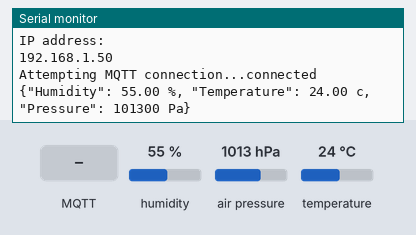
A sketch run on a simulated ESP8266 (NodeMCU). On the bench: the last lines printed to the serial monitor. The inputs (shaded band) are chosen by the test bench; at power-on: humidity 55 %, air pressure 1013 hPa, temperature 24 °C. WiFi joins after 1.5 s; servers stay silent unless stated; random numbers use the default seed unless the sketch sets one; no MQTT or app messages arrive unless stated.

Above: at 2.7 s.
2.8 s: MQTT message "1" arrives on the first subscribed topic
5.0 s: MQTT message "on" arrives on the first subscribed topic
7.1 s: MQTT message "off" arrives on the first subscribed topic
9.1 s: humidity set to 22 %
At 10.4 s:
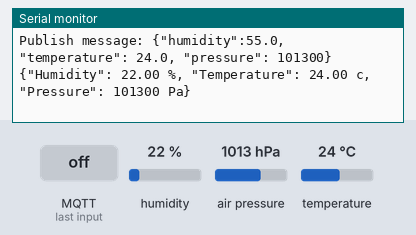
10.6 s: air pressure set to 952 hPa
At 12.0 s:
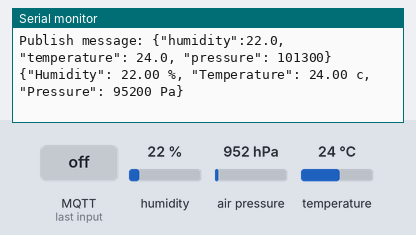
12.1 s: temperature set to 12 °C
At 14.4 s:
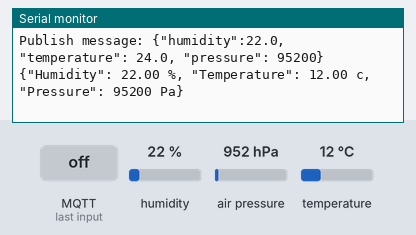

Measured:
- after the input at 9.1 s, the serial monitor: prints a new line after 0.60 s (image 1)
- after the input at 10.6 s, the serial monitor: prints a new line after 1.1 s (image 2)
- after the input at 12.1 s, the serial monitor: prints a new line after 1.6 s (image 3)

The sketch:

mqtt_esp8266_dht11_v3.ino
```cpp
/*
 Basic ESP8266 MQTT example

 This sketch demonstrates the capabilities of the pubsub library in combination
 with the ESP8266 board/library.

 It connects to an MQTT server then:
  - publishes "hello world" to the topic "outTopic" every two seconds
  - subscribes to the topic "inTopic", printing out any messages
    it receives. NB - it assumes the received payloads are strings not binary
  - If the first character of the topic "inTopic" is an 1, switch ON the ESP Led,
    else switch it off

 It will reconnect to the server if the connection is lost using a blocking
 reconnect function. See the 'mqtt_reconnect_nonblocking' example for how to
 achieve the same result without blocking the main loop.

 To install the ESP8266 board, (using Arduino 1.6.4+):
  - Add the following 3rd party board manager under "File -> Preferences -> Additional Boards Manager URLs":
       http://arduino.esp8266.com/stable/package_esp8266com_index.json
  - Open the "Tools -> Board -> Board Manager" and click install for the ESP8266"
  - Select your ESP8266 in "Tools -> Board"

*/
#include <Wire.h>
#include <Adafruit_BMP085.h>
#include <ESP8266WiFi.h>
#include <PubSubClient.h>
#include "DHT.h"

// Update these with values suitable for your network.
#define DHTPIN D4     // what pin we're connected to
#define DHTTYPE DHT11   // DHT11 or DHT22 (AM2302) or DHT21 (AM2301)

const char* ssid = "2tiwehorklj";
const char* password = "BBbdpttptptmktt@2302";
//const char* mqtt_server = "broker.mqtt-dashboard.com";
const char* mqtt_server = "test.mosquitto.org";

Adafruit_BMP085 bmp;
DHT dht(DHTPIN, DHTTYPE);
WiFiClient espClient;
PubSubClient client(espClient);
long lastMsg = 0;
char msg[100];
int value = 0;

void setup_wifi() {

  delay(10);
  // We start by connecting to a WiFi network
  Serial.println();
  Serial.print("Connecting to ");
  Serial.println(ssid);

  WiFi.begin(ssid, password);

  while (WiFi.status() != WL_CONNECTED) {
    delay(500);
    Serial.print(".");
  }

  randomSeed(micros());

  Serial.println("");
  Serial.println("WiFi connected");
  Serial.println("IP address: ");
  Serial.println(WiFi.localIP());
}

void callback(char* topic, byte* payload, unsigned int length) {
  Serial.print("Message arrived [");
  Serial.print(topic);
  Serial.print("] ");
  for (int i = 0; i < length; i++) {
    Serial.print((char)payload[i]);
  }
  Serial.println();

}

void reconnect() {
  // Loop until we're reconnected
  while (!client.connected()) {
    Serial.print("Attempting MQTT connection...");
    // Create a random client ID
    String clientId = "ESP8266Client-";
    clientId += String(random(0xffff), HEX);
    // Attempt to connect
    if (client.connect(clientId.c_str())) {
      Serial.println("connected");
      // Once connected, publish an announcement...
      //client.publish("jobox/temp1", "hello world");
      // ... and resubscribe
      client.subscribe("jobox/temp1");
    } else {
      Serial.print("failed, rc=");
      Serial.print(client.state());
      Serial.println(" try again in 5 seconds");
      // Wait 5 seconds before retrying
      delay(5000);
    }
  }
}

void setup() {
  Serial.begin(115200);
  setup_wifi();
  client.setServer(mqtt_server, 1883);
  client.setCallback(callback);
  dht.begin();
  bmp.begin();
}

void loop() {

  if (!client.connected()) {
    reconnect();
  }
  client.loop();

  float h = dht.readHumidity();
  float t = dht.readTemperature();
  int p = bmp.readPressure();
  // Check if any reads failed and exit early (to try again).
  if (isnan(h) || isnan(t)) {
    Serial.println("Failed to read from DHT sensor!");
    delay(2000);
    return;
  }
  Serial.print("{\"Humidity\": ");
  Serial.print(h);
  Serial.print(" %");
  Serial.print(", \"Temperature\": ");
  Serial.print(t);
  Serial.print(" c");
  Serial.print(", \"Pressure\": ");
  Serial.print(p);
  Serial.println(" Pa}");

  delay(2000);


  long now = millis();
  if (now - lastMsg > 2000) {
    lastMsg = now;
    ++value;
    //msg=outline;
    snprintf (msg, 100, "{\"humidity\":%.1f,\"temperature\": %.1f, \"pressure\": %.d}",h,t,p);
    Serial.print("Publish message: ");
    Serial.println(msg);
    client.publish("jobox/temp1", msg);
  }
}
```
